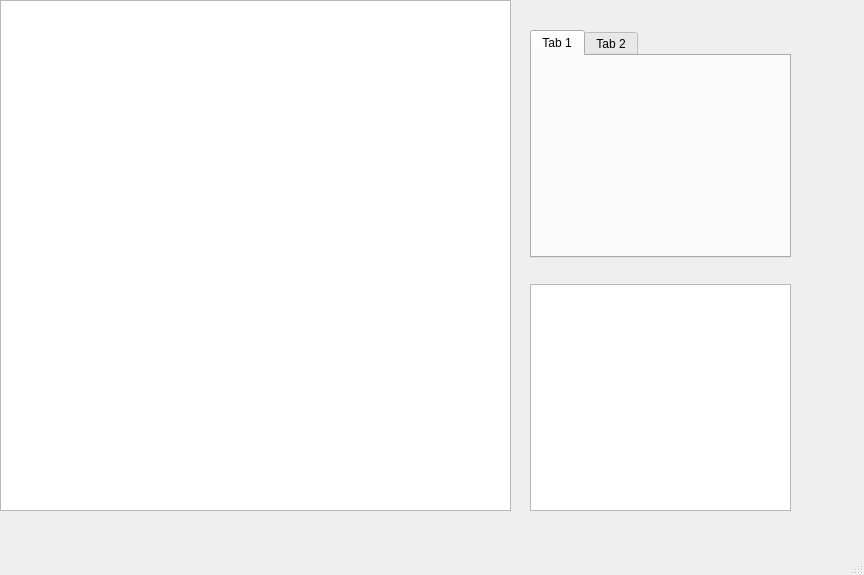
<?xml version="1.0" encoding="UTF-8"?>
<ui version="4.0">
 <class>MainWindow</class>
 <widget class="QMainWindow" name="MainWindow">
  <property name="geometry">
   <rect>
    <x>0</x>
    <y>0</y>
    <width>864</width>
    <height>575</height>
   </rect>
  </property>
  <property name="windowTitle">
   <string>MainWindow</string>
  </property>
  <widget class="QWidget" name="centralwidget">
   <widget class="QGraphicsView" name="gameView">
    <property name="enabled">
     <bool>true</bool>
    </property>
    <property name="geometry">
     <rect>
      <x>0</x>
      <y>0</y>
      <width>511</width>
      <height>511</height>
     </rect>
    </property>
   </widget>
   <widget class="QWidget" name="verticalLayoutWidget">
    <property name="geometry">
     <rect>
      <x>530</x>
      <y>30</y>
      <width>261</width>
      <height>481</height>
     </rect>
    </property>
    <layout class="QVBoxLayout" name="verticalLayout">
     <item>
      <widget class="QTabWidget" name="tabWidget">
       <widget class="QWidget" name="tab">
        <attribute name="title">
         <string>Tab 1</string>
        </attribute>
       </widget>
       <widget class="QWidget" name="tab_2">
        <attribute name="title">
         <string>Tab 2</string>
        </attribute>
       </widget>
      </widget>
     </item>
     <item>
      <spacer name="horizontalSpacer">
       <property name="orientation">
        <enum>Qt::Horizontal</enum>
       </property>
       <property name="sizeHint" stdset="0">
        <size>
         <width>40</width>
         <height>20</height>
        </size>
       </property>
      </spacer>
     </item>
     <item>
      <widget class="QColumnView" name="columnView"/>
     </item>
    </layout>
   </widget>
  </widget>
  <widget class="QMenuBar" name="menubar">
   <property name="geometry">
    <rect>
     <x>0</x>
     <y>0</y>
     <width>864</width>
     <height>25</height>
    </rect>
   </property>
  </widget>
  <widget class="QStatusBar" name="statusbar"/>
 </widget>
 <resources/>
 <connections/>
</ui>
